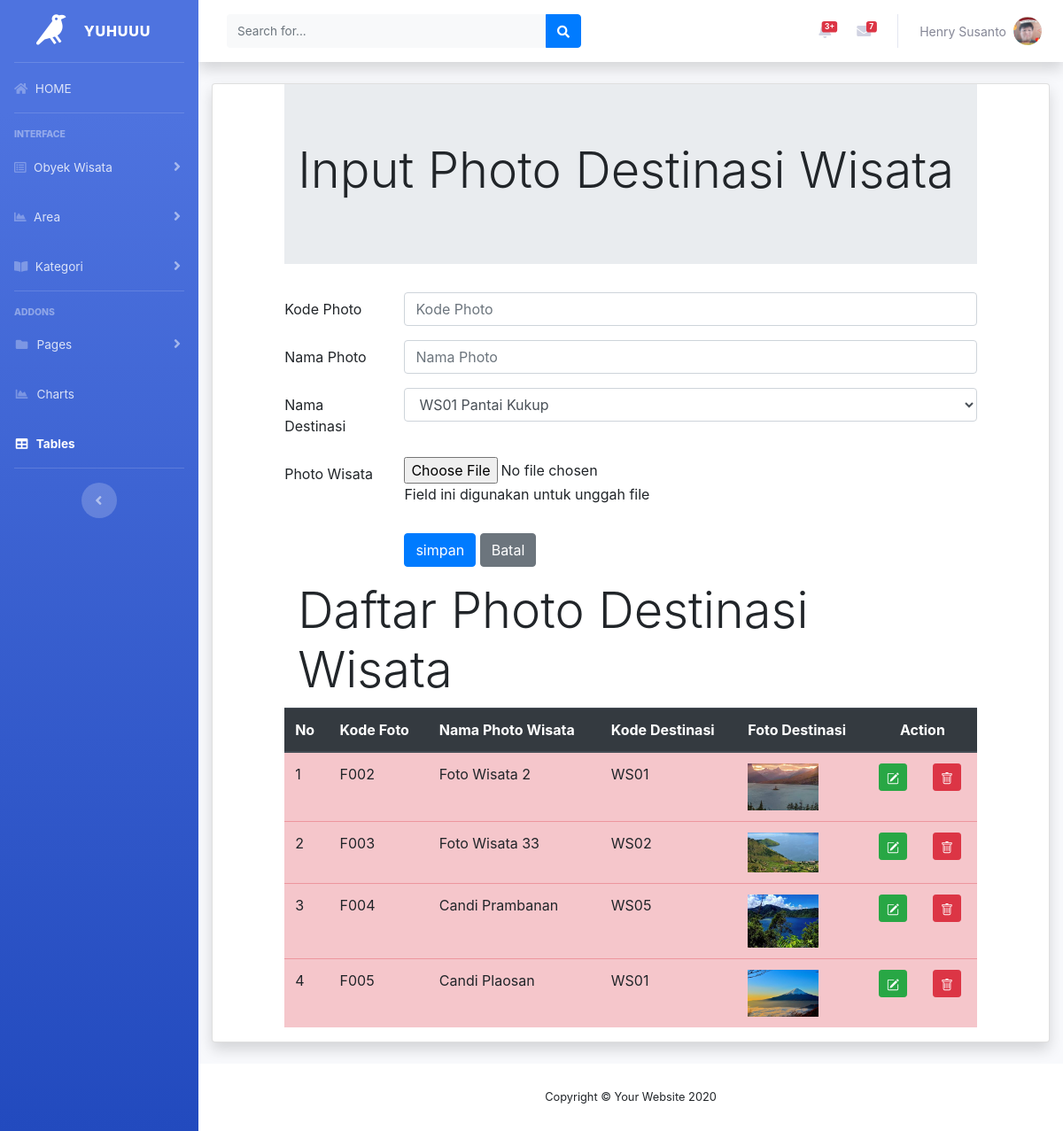
The page /photodestinasi.php on the database its author committed.
### tables this page shows
CREATE TABLE `fotodestinasi` (
  `fotoID` char(5) NOT NULL,
  `fotonama` char(60) NOT NULL,
  `destinasiID` char(4) NOT NULL,
  `fotofile` text NOT NULL
);

### photodestinasi.php (the view, shortened to what this page needs)
<!DOCTYPE html>
<?php include"header.php";?>
<div class="container-fluid">
<div class="card shadow mb-4">
<html lang="en">
<head>
	<link rel="stylesheet"  type="text/css" href="https://cdnjs.cloudflare.com/ajax/libs/select2/4.0.3/css/select2.min.css">
	<link rel="stylesheet" href="css/bootstrap.min.css">
</head>
<?php include "includes/config.php";
	$datadestinasi = mysqli_query($connection, "select * from destinasi");
?>
<body>
	<div class="row">
	<div class="col-sm-1"></div>
	<div class="col-sm-10">
		<div class="jumbotron jumbotron-fluid">
			<div class="container">
				<h1 class="display-4">Input Photo Destinasi Wisata</h1>
			</div>
		</div>
		<form method="POST" enctype="multipart/form-data">
		<div class="form-group row">
			<label for="kodefoto" class="col-sm-2 col-form-label">Kode Photo</label>
			<div class="col-sm-10">
				<input type="text" class="form-control" id="kodefoto" name="inputkode" placeholder="Kode Photo" maxlength="4">
			</div>
		</div>
		<div class="form-group row">
			<label for="namafoto" class="col-sm-2 col-form-label">Nama Photo</label>
			<div class="col-sm-10">
				<input type="text" class="form-control" id="namafoto" name="inputnama" placeholder="Nama Photo" >
			</div>
		</div>
		<div class="form-group row">
			<label for="namadestinasi" class="col-sm-2 col-form-label">Nama Destinasi</label>
			<div class="col-sm-10">
				<select class="form-control "name="kodedestinasi" id="namadestinasi">
					<?php while($row = mysqli_fetch_array($datadestinasi))
					{?>
						<option value="<?php  echo $row["destinasiID"]?>">
							<?php  echo $row["destinasiID"]?>
							<?php  echo $row["destinasinama"]?>
						</option>
					<?php } ?>
				</select>
			</div>
		</div>
		<div class="form-group row">
			<label for="file" class="col-sm-2 col-form-label"> Photo Wisata</label>
			<div class="col-sm-10">
				<input type="file" id="file" name="file">
				<p class="help-block">Field ini digunakan untuk unggah file</p>
			</div>
		</div>
	<div class="form-group row">
		<div class="col-sm-2"></div>
		<div class="col-sm-10">
			<input type="submit" name="simpan" class="btn btn-primary" value="simpan">
			<input type="submit" name="Batal" class=" btn btn-secondary" value="Batal">
		</div>
	</div>
	</form>
	</div>
	<div class="col-sm-1"></div>
</div>
<div class="row">
	<div class="col-sm-1"></div>
	<div class="col-sm-10">
		<div class="jumbtron jumbotron-fluid">
			<div class="container">
				<h1 class="display-4">Daftar Photo Destinasi Wisata</h1>
			</div>
		</div>
	<table class="table table-hover table-danger">
		<thead class="thead-dark">
		<tr>
			<th>No</th>
			<th>Kode Foto</th>
			<th>Nama Photo Wisata</th>
			<th>Kode Destinasi</th>
			<th>Foto Destinasi</th>
			<th colspan="2" style="text-align: center;">Action</th>
		</tr>
		</thead>
		<tbody>
			<?php $query = mysqli_query($connection,"select * from fotodestinasi");
			$nomor = 1;
			while($row = mysqli_fetch_array($query))
			{?>
				<tr>
					<td><?php echo $nomor;?></td>
					<td><?php echo $row['fotoID'];?></td>
					<td><?php echo $row['fotonama'];?></td>
					<td><?php echo $row['destinasiID'];?></td>
					<td>
						<?php  if(is_file("images/".$row['fotofile']))
						{?>
							<img src="images/<?php echo $row['fotofile']?>"width="80">
						<?php }else echo"<img src ='images/noimage.png'width= '80'>"
						?>
					</td>
					<td>
						<a href="photodestinasiubah.php?ubahfoto=<?php echo $row[
					'fotoID']?>" class="btn btn-success btn-sm" title="EDIT">
					</a>
					</td>
					<td>
						<a href="photodestinasihapus.php?hapusfoto=<?php echo $row[
					'fotoID']?>" class="btn btn-danger btn-sm" title="DELETE">
					</a>
					</td>
				</tr>
		<?php $nomor = $nomor+1;?>
		<?php } ?>
		</tbody>
	</table>
	</div>
	<div class="col-sm-1"></div>
</div>
</div>
</div>
<?php include"footer.php";?>
</html>

### header.php (shortened to what this page needs)
<head>
    <link href="vendor/fontawesome-free/css/all.min.css" rel="stylesheet" type="text/css">
    <link href="css/sb-admin-2.min.css" rel="stylesheet">
    <link href="vendor/datatables/dataTables.bootstrap4.min.css" rel="stylesheet">
</head>
<body id="page-top">
    <div id="wrapper">
        <ul class="navbar-nav bg-gradient-primary sidebar sidebar-dark accordion" id="accordionSidebar">
            <a class="sidebar-brand d-flex align-items-center justify-content-center" href="index.php">
                <div class="sidebar-brand-icon rotate-n-15">
                    <i class="fas fa-crow"></i>
                </div>
                <div class="sidebar-brand-text mx-3">YUHUUU</div>
            </a>
            <hr class="sidebar-divider my-0">
            <li class="nav-item">
                <a class="nav-link" href="index.php">
                    <i class="fas fa-home"></i>
                    <span>HOME</span></a>
            </li>
            <hr class="sidebar-divider">
            <div class="sidebar-heading">
                Interface
            </div>
            <li class="nav-item">
                <a class="nav-link collapsed" href="#" data-toggle="collapse" data-target="#collapseTwo"
                    aria-expanded="true" aria-controls="collapseTwo">
                    <i class="far fa-list-alt"></i>
                    <span>Obyek Wisata</span>
                </a>
            </li>
            <li class="nav-item">
                <a class="nav-link collapsed" href="#" data-toggle="collapse" data-target="#collapseUtilities"
                    aria-expanded="true" aria-controls="collapseUtilities">
                    <i class="fas fa-chart-area"></i>
                    <span>Area</span>
                </a>
            </li>
            <li class="nav-item">
                <a class="nav-link collapsed" href="#" data-toggle="collapse" data-target="#collapsethree"
                    aria-expanded="true" aria-controls="collapsethree">
                    <i class="fas fa-book-open"></i>
                    <span>Kategori</span>
                </a>
            </li>
            <hr class="sidebar-divider">
            <div class="sidebar-heading">
                Addons
            </div>
            <li class="nav-item">
                <a class="nav-link collapsed" href="#" data-toggle="collapse" data-target="#collapsePages"
                    aria-expanded="true" aria-controls="collapsePages">
                    <i class="fas fa-fw fa-folder"></i>
                    <span>Pages</span>
                </a>
            </li>
            <li class="nav-item">
                <a class="nav-link" href="charts.html">
                    <i class="fas fa-fw fa-chart-area"></i>
                    <span>Charts</span></a>
            </li>
            <li class="nav-item active">
                <a class="nav-link" href="tables.html">
                    <i class="fas fa-fw fa-table"></i>
                    <span>Tables</span></a>
            </li>
            <hr class="sidebar-divider d-none d-md-block">
            <div class="text-center d-none d-md-inline">
                <button class="rounded-circle border-0" id="sidebarToggle"></button>
            </div>
        </ul>
        <div id="content-wrapper" class="d-flex flex-column">
            <div id="content">
                <nav class="navbar navbar-expand navbar-light bg-white topbar mb-4 static-top shadow">
                    <form
                        class="d-none d-sm-inline-block form-inline mr-auto ml-md-3 my-2 my-md-0 mw-100 navbar-search">
                        <div class="input-group">
                            <input type="text" class="form-control bg-light border-0 small" placeholder="Search for..."
                                aria-label="Search" aria-describedby="basic-addon2">
                            <div class="input-group-append">
                                <button class="btn btn-primary" type="button">
                                    <i class="fas fa-search fa-sm"></i>
                                </button>
                            </div>
                        </div>
                    </form>
                    <ul class="navbar-nav ml-auto">
                        <li class="nav-item dropdown no-arrow mx-1">
                            <a class="nav-link dropdown-toggle" href="#" id="alertsDropdown" role="button"
                                data-toggle="dropdown" aria-haspopup="true" aria-expanded="false">
                                <span class="badge badge-danger badge-counter">3+</span>
                            </a>
                        </li>
                        <li class="nav-item dropdown no-arrow mx-1">
                            <a class="nav-link dropdown-toggle" href="#" id="messagesDropdown" role="button"
                                data-toggle="dropdown" aria-haspopup="true" aria-expanded="false">
                                <i class="fas fa-envelope fa-fw"></i>
                                <span class="badge badge-danger badge-counter">7</span>
                            </a>
                        </li>
                        <li class="nav-item dropdown no-arrow">
                            <a class="nav-link dropdown-toggle" href="#" id="userDropdown" role="button"
                                data-toggle="dropdown" aria-haspopup="true" aria-expanded="false">
                                <span class="mr-2 d-none d-lg-inline text-gray-600 small">Henry Susanto</span>
                                <img class="img-profile rounded-circle"
                                    src="images/gambarku1.jpg.jpg">
                            </a>
                        </li>
                    </ul>
                </nav>

### footer.php (shortened to what this page needs)
</div>
            <footer class="sticky-footer bg-white">
                <div class="container my-auto">
                    <div class="copyright text-center my-auto">
                        <span>Copyright &copy; Your Website 2020</span>
                    </div>
                </div>
            </footer>
        </div>
    </div>
</body>
</html>

### rows shown on the page
fotodestinasi: fotoID "F002", fotonama "Foto Wisata 2", destinasiID "WS01", fotofile (picture)
fotodestinasi: fotoID "F003", fotonama "Foto Wisata 33", destinasiID "WS02", fotofile (picture)
fotodestinasi: fotoID "F004", fotonama "Candi Prambanan", destinasiID "WS05", fotofile (picture)
fotodestinasi: fotoID "F005", fotonama "Candi Plaosan", destinasiID "WS01", fotofile (picture)

### other values the page prints
form field kodedestinasi "WS01 Pantai Kukup"
